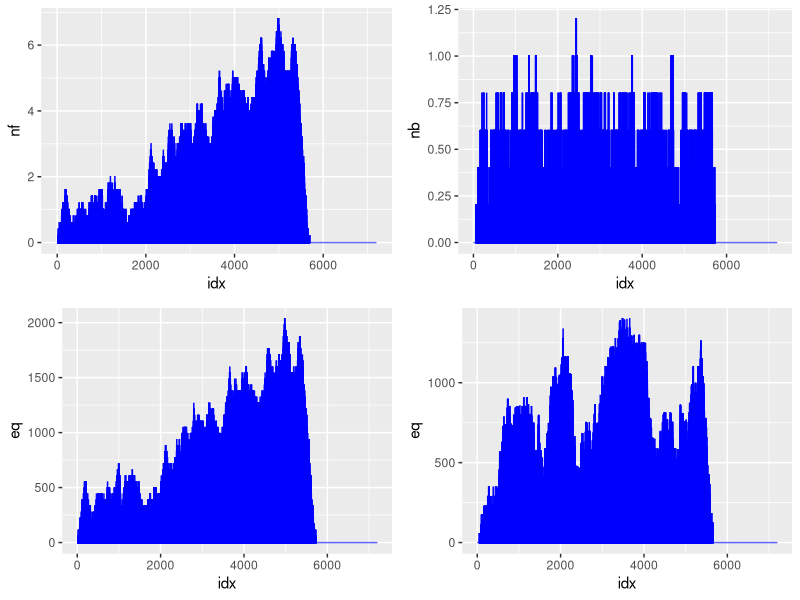
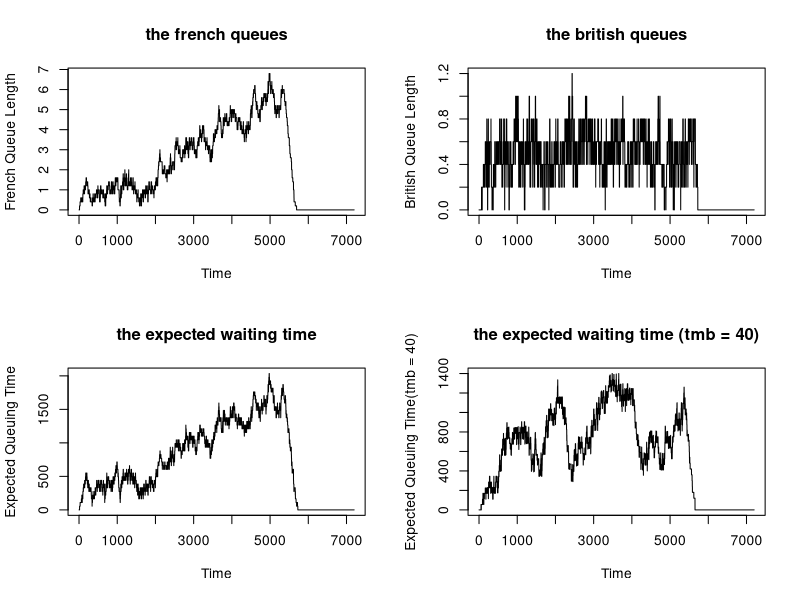

These charts were generated, in order, by the following R code:
#the proportion of the work is equally assigned to each team member 

library(ggplot2)

slot_checker <- function(df_station) {
    # Function to check the available slot in the station
    # Parameters:
    #   - df_station(data.frame): the statistics of the stations
    # Return:
    #   - availability(bool): Whether there is an available slot or not
    total_lower_capacity <- nrow(df_station[df_station$queue < df_station$max_queue, ])
    if (total_lower_capacity > 0) {
        availability <- TRUE
    } else {
        availability <- FALSE
    }
    return(availability)
}

add_a_new_car <- function(df_station) {
    # Function to add a new car to the shorthest queue (if slot available)
    # Parameters:
    #   - df_station(data.frame): the statistics of the stations
    # Return:
    #   - df_station(data.frame): the statistics of the stations with new car if slot is available.
    short_queue <- min(df_station["queue"])
    short_stations <- df_station[df_station$queue == short_queue, ]
    short_stations <- df_station[df_station$queue == short_queue & df_station$queue < df_station$max_queue, ]

    if (nrow(short_stations) > 0) {
        first_short_stations <- min(short_stations["station"])
        df_station[df_station$station == first_short_stations, ]["queue"] <- df_station[df_station$station == first_short_stations, ]["queue"] + 1
    }
    return(df_station)
}

process_a_car <- function(df_station, pmin, pmax) {
    # Function to process a car (update the queue, subtract a car from the queue, assign a new car to be processed)
    # Parameters:
    #   - df_station(data.frame): the statistics of the stations
    #   - pmin(int): the lower bound of processing time (alpha in the Uniform distribution)
    #   - pmin(int): the upper bound of processing time (beta in the Uniform distribution)
    # Return:
    #   - df_station(data.frame): the statistics of the stations with updated state and queue
    df_station["next_car"] <- df_station$state <= df_station$next_state

    available_station <- df_station[df_station$next_car == TRUE & df_station$queue > 0, ]

    total_available_station <- nrow(available_station)

    processing_time <- runif(total_available_station, min = pmin, max = pmax)
    processing_time <- ceiling(processing_time)

    if (total_available_station > 0) {
        df_station[df_station$next_car == TRUE & df_station$queue > 0, ]["next_state"] <- available_station["state"] - processing_time
        df_station[df_station$next_car == TRUE & df_station$queue > 0, ]["ptime"] <- processing_time
        df_station[df_station$next_car == TRUE & df_station$queue > 0, ]["queue"] <- available_station["queue"] - 1
    }
    return(df_station)
}

qsim <- function(mf = 5, mb = 5, a.rate = .1, trb = 40, trf = 40, tmb = 30, tmf = 30, maxb = 20) {
    # Function to simulate the system
    # Parameters:
    #   - mf(int): Number of French stations
    #   - mb(int): Number of British stations
    #   - a.rate(float): is the probability of a car arriving each second.
    #   - trb(int): upper bound of processing time in british stations (beta)
    #   - trf(int): upper bound of processing time in french stations (beta)
    #   - tmb(int): lower bound of processing time in british stations (alpha)
    #   - tmf(int): lower bound of processing time in french stations (alpha)
    #   - maxb(int):  the maximum british queue length (per station)
    # Returns:
    #   - nf(vector): a vector giving the average length of the french queues, for each simulation second
    #   - nb(vector): a vector giving the average length of the british queues, for each simulation second
    #   - eq(vector): a vector giving the average expected waiting time

    total_state <- 2 * 60 * 60
    france_station <- data.frame(
        "station" = 1:mf, 
        "queue" = rep(0, mf), 
        "state" = total_state, 
        "next_state" = total_state, 
        "next_car" = TRUE, 
        max_queue = Inf, 
        ptime = 0
        )
    british_station <- data.frame(
        "station" = 1:mf, 
        "queue" = rep(0, mf), 
        "state" = total_state, 
        "next_state" = total_state, 
        "next_car" = TRUE, 
        max_queue = maxb, 
        ptime = 0
        )

    nf <- c()
    nb <- c()
    eq <- c()

    for (i in 1:total_state) {
        # TODO: To stop the process 30 mins before departure.
        if (min(france_station$state) >= (30 * 60)) {
            is_car_arrive <- rbinom(1, 1, a.rate)
        } else {
            is_car_arrive <- FALSE
        }
        is_british_available <- slot_checker(british_station)

        n_state_f <- sum(france_station["queue"])
        n_state_b <- sum(british_station["queue"])

        # Function to add a new car to the queue on French
        if (is_car_arrive) {
            france_station <- add_a_new_car(france_station)
        }

        # Function to add a new car to the queue on British
        if (is_british_available) {
            # Process a car on the French Station
            france_station <- process_a_car(france_station, pmin = tmf, pmax = tmf + trf)
        }

        # Add a new car to British Station
        if (is_british_available & sum(france_station["queue"]) < n_state_f) {
            british_station <- add_a_new_car(british_station)
            n_state_f <- sum(france_station["queue"])
        }

        british_station <- process_a_car(british_station, pmin = tmb, pmax = tmb + trb)

        # Statistic
        #mean_proc_time_french <- mean(france_station$ptime)
        mean_proc_time_french <- (trf + tmf + trf)/2
        #mean_proc_time_british <- mean(british_station$ptime)
        mean_proc_time_british <- (trb + tmb + trb)/2

        nf <- c(nf, mean(france_station$queue))
        nb <- c(nb, mean(british_station$queue))
        eq <- c(eq, (n_state_f * mean_proc_time_french) + (n_state_b * mean_proc_time_british))

        france_station["state"] <- france_station["state"] - 1
        british_station["state"] <- british_station["state"] - 1
    }
    return(list(nf = nf, nb = nb, eq = eq))
}

res1 <- qsim(mf = 5, mb = 5, a.rate = .1, trb = 40, trf = 40, tmb = 30, tmf = 30, maxb = 20)
res2 <- qsim(mf = 5, mb = 5, a.rate = .1, trb = 40, trf = 40, tmb = 40, tmf = 30, maxb = 20)

df_stat1 <- data.frame(
    nf = unlist(res1$nf),
    nb = unlist(res1$nb),
    eq = unlist(res1$eq),
    idx = 1:7200
)
df_stat2 <- data.frame(
    nf = unlist(res2$nf),
    nb = unlist(res2$nb),
    eq = unlist(res2$eq),
    idx = 1:7200
)


# Todo: combine these plot into a single of graph (4 panels 2x2)

#option1
install.packages("gridExtra")
library(gridExtra)
plot1 <-ggplot(data = df_stat1, aes(x = idx, y = nf)) + geom_bar(stat = "identity", color = "blue")
plot2 <-ggplot(data = df_stat1, aes(x = idx, y = nb)) + geom_bar(stat = "identity", color = "blue")
plot3 <-ggplot(data = df_stat1, aes(x = idx, y = eq)) + geom_bar(stat = "identity", color = "blue")
plot4 <-ggplot(data = df_stat2, aes(x = idx, y = eq)) + geom_bar(stat = "identity", color = "blue")
grid.arrange (plot1, plot2, plot3, plot4)

#option2 
par(mfrow = c(2, 2))
plot(df_stat1$nf, type = "l", xlab = "Time", ylab = "French Queue Length", main = "the french queues")
plot(df_stat1$nb, type = "l", xlab = "Time", ylab = "British Queue Length", main = "the british queues")
plot(df_stat1$eq, type = "l", xlab = "Time", ylab = "Expected Queuing Time", main = "the expected waiting time")
plot(df_stat2$eq, type = "l", xlab = "Time", ylab = "Expected Queuing Time(tmb = 40)", main = "the expected waiting time (tmb = 40)")
